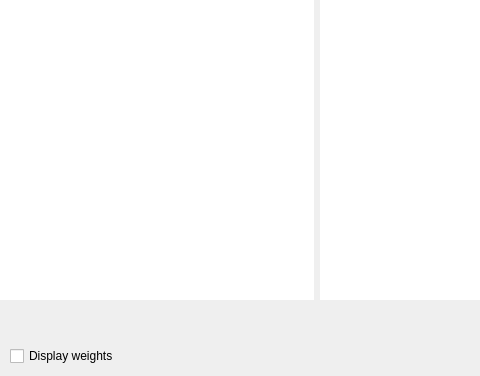
     <widget class="QWidget" name="_102">
      <attribute name="title">
       <string>Weight</string>
      </attribute>
      <layout class="QVBoxLayout" name="verticalLayout_10">
       <property name="leftMargin">
        <number>0</number>
       </property>
       <property name="topMargin">
        <number>0</number>
       </property>
       <property name="rightMargin">
        <number>0</number>
       </property>
       <property name="bottomMargin">
        <number>0</number>
       </property>
       <item>
        <layout class="QVBoxLayout" name="verticalLayout_9">
         <property name="bottomMargin">
          <number>10</number>
         </property>
         <item>
          <layout class="QHBoxLayout" name="horizontalLayout_9">
           <item>
            <widget class="QTableView" name="_1121">
             <property name="sizePolicy">
              <sizepolicy hsizetype="Fixed" vsizetype="Preferred">
               <horstretch>0</horstretch>
               <verstretch>0</verstretch>
              </sizepolicy>
             </property>
             <property name="minimumSize">
              <size>
               <width>314</width>
               <height>300</height>
              </size>
             </property>
             <property name="maximumSize">
              <size>
               <width>10000</width>
               <height>10000</height>
              </size>
             </property>
             <property name="font">
              <font>
               <family>Arial</family>
               <pointsize>11</pointsize>
              </font>
             </property>
             <property name="frameShape">
              <enum>QFrame::NoFrame</enum>
             </property>
             <property name="frameShadow">
              <enum>QFrame::Plain</enum>
             </property>
             <property name="lineWidth">
              <number>0</number>
             </property>
             <property name="verticalScrollBarPolicy">
              <enum>Qt::ScrollBarAlwaysOff</enum>
             </property>
             <property name="horizontalScrollBarPolicy">
              <enum>Qt::ScrollBarAlwaysOff</enum>
             </property>
             <property name="autoScroll">
              <bool>true</bool>
             </property>
             <property name="editTriggers">
              <set>QAbstractItemView::AnyKeyPressed|QAbstractItemView::CurrentChanged|QAbstractItemView::DoubleClicked|QAbstractItemView::SelectedClicked</set>
             </property>
             <property name="showDropIndicator" stdset="0">
              <bool>false</bool>
             </property>
             <property name="dragDropOverwriteMode">
              <bool>false</bool>
             </property>
             <property name="alternatingRowColors">
              <bool>true</bool>
             </property>
             <property name="showGrid">
              <bool>false</bool>
             </property>
             <property name="wordWrap">
              <bool>false</bool>
             </property>
             <attribute name="horizontalHeaderHighlightSections">
              <bool>false</bool>
             </attribute>
             <attribute name="verticalHeaderVisible">
              <bool>false</bool>
             </attribute>
             <attribute name="verticalHeaderHighlightSections">
              <bool>false</bool>
             </attribute>
            </widget>
           </item>
           <item>
            <widget class="QTableView" name="_1122">
             <property name="sizePolicy">
              <sizepolicy hsizetype="Fixed" vsizetype="Preferred">
               <horstretch>0</horstretch>
               <verstretch>0</verstretch>
              </sizepolicy>
             </property>
             <property name="minimumSize">
              <size>
               <width>160</width>
               <height>300</height>
              </size>
             </property>
             <property name="maximumSize">
              <size>
               <width>160</width>
               <height>10000</height>
              </size>
             </property>
             <property name="font">
              <font>
               <family>Arial</family>
               <pointsize>11</pointsize>
              </font>
             </property>
             <property name="frameShape">
              <enum>QFrame::NoFrame</enum>
             </property>
             <property name="frameShadow">
              <enum>QFrame::Plain</enum>
             </property>
             <property name="lineWidth">
              <number>0</number>
             </property>
             <property name="horizontalScrollBarPolicy">
              <enum>Qt::ScrollBarAlwaysOff</enum>
             </property>
             <property name="showDropIndicator" stdset="0">
              <bool>false</bool>
             </property>
             <property name="dragDropOverwriteMode">
              <bool>false</bool>
             </property>
             <property name="alternatingRowColors">
              <bool>true</bool>
             </property>
             <property name="showGrid">
              <bool>false</bool>
             </property>
             <property name="wordWrap">
              <bool>false</bool>
             </property>
             <attribute name="horizontalHeaderHighlightSections">
              <bool>false</bool>
             </attribute>
             <attribute name="verticalHeaderVisible">
              <bool>false</bool>
             </attribute>
             <attribute name="verticalHeaderHighlightSections">
              <bool>false</bool>
             </attribute>
            </widget>
           </item>
          </layout>
         </item>
         <item>
          <spacer name="verticalSpacer_3">
           <property name="orientation">
            <enum>Qt::Vertical</enum>
           </property>
           <property name="sizeHint" stdset="0">
            <size>
             <width>20</width>
             <height>40</height>
            </size>
           </property>
          </spacer>
         </item>
         <item>
          <layout class="QHBoxLayout" name="horizontalLayout_8">
           <property name="leftMargin">
            <number>10</number>
           </property>
           <item>
            <widget class="QCheckBox" name="_112">
             <property name="toolTip">
              <string>Toggle the display of line weights in model views</string>
             </property>
             <property name="text">
              <string>Display weights</string>
             </property>
            </widget>
           </item>
           <item>
            <spacer name="horizontalSpacer_6">
             <property name="orientation">
              <enum>Qt::Horizontal</enum>
             </property>
             <property name="sizeHint" stdset="0">
              <size>
               <width>332</width>
               <height>20</height>
              </size>
             </property>
            </spacer>
           </item>
          </layout>
         </item>
        </layout>
       </item>
      </layout>
     </widget>
